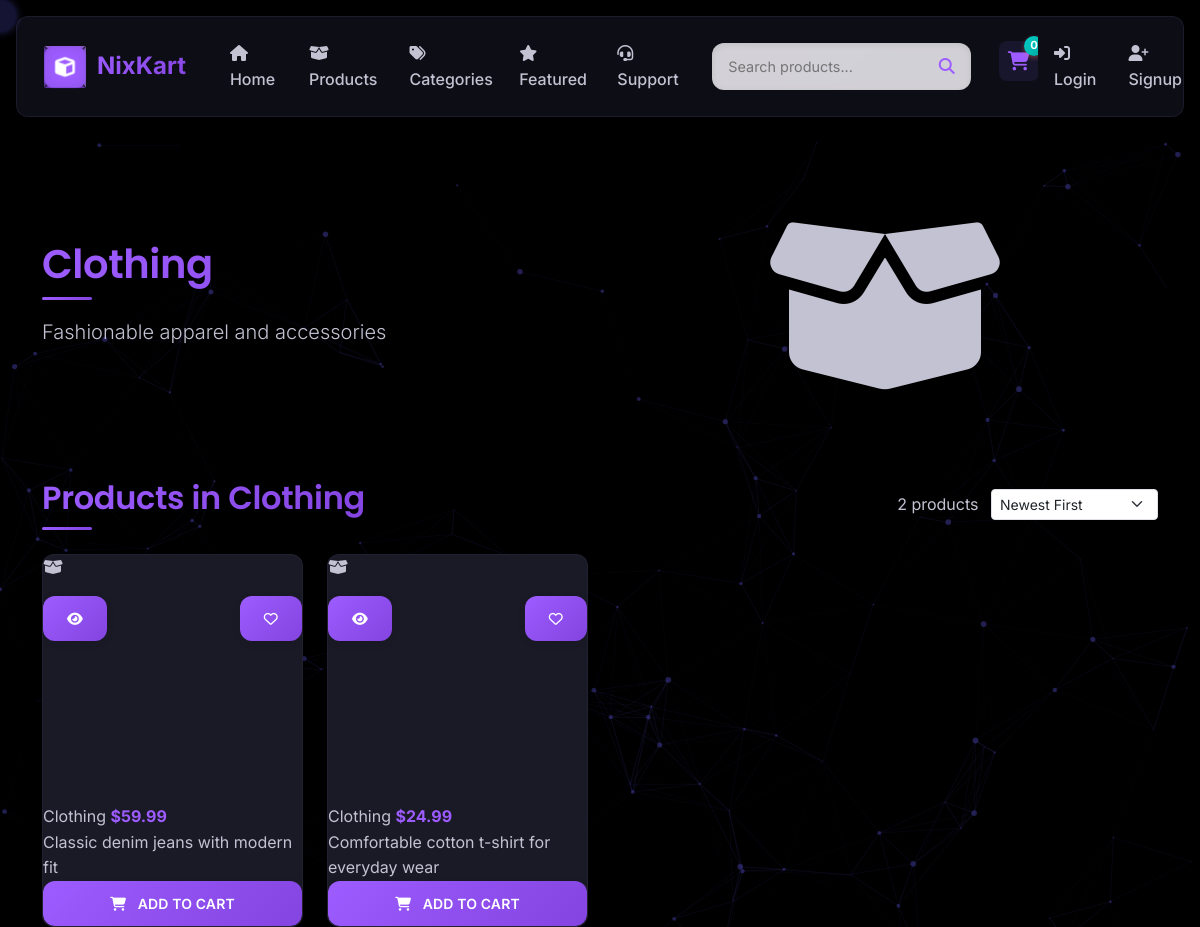
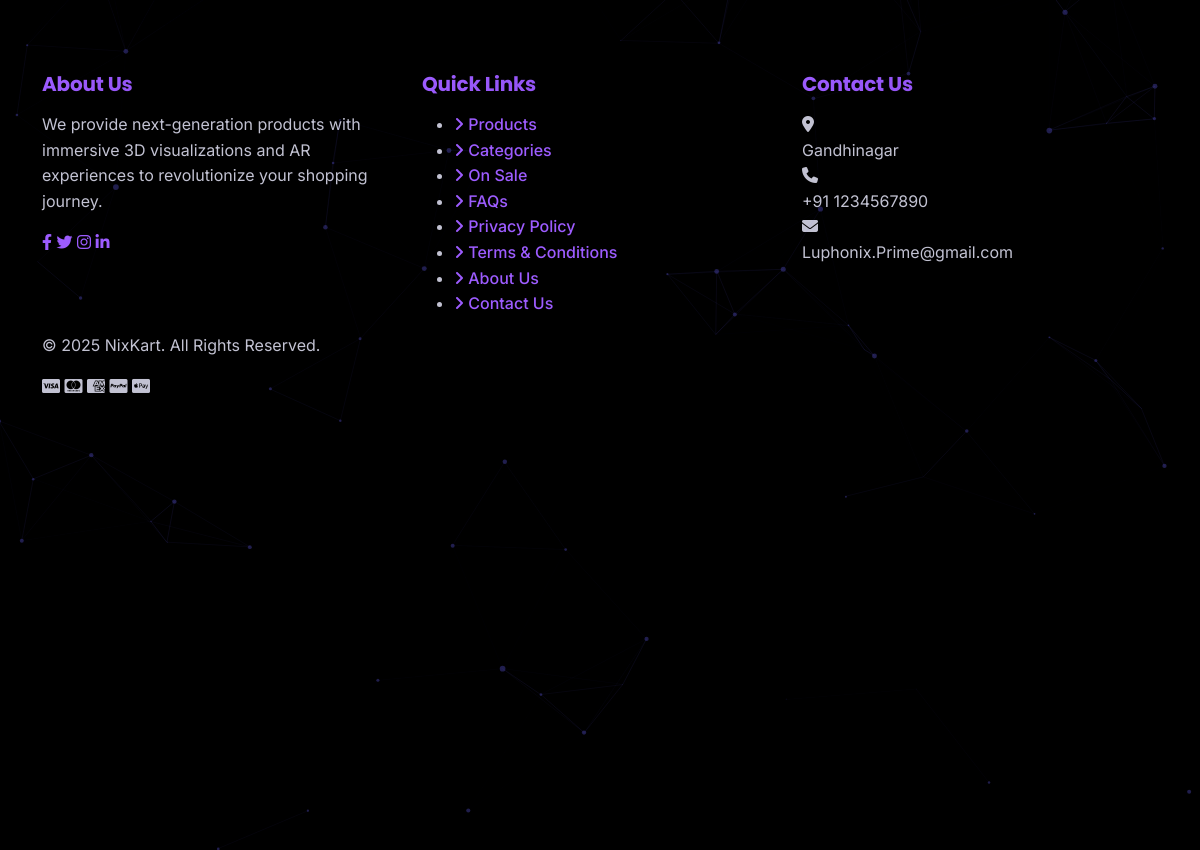
/category/clothing/, run on the app's committed database (2 pictures, top to bottom).
### store/models.py (models this page shows, shortened)
class Category(models.Model):
    name = models.CharField(max_length=100)
    slug = models.SlugField(unique=True, blank=True)
    description = models.TextField(blank=True)
    image = models.ImageField(upload_to='categories/', blank=True, null=True)
    created_at = models.DateTimeField(auto_now_add=True)
    updated_at = models.DateTimeField(auto_now=True)
    class Meta:
        verbose_name_plural = 'Categories'
        ordering = ['name']

class Product(models.Model):
    category = models.ForeignKey(Category, related_name='products', on_delete=models.CASCADE)
    name = models.CharField(max_length=200)
    slug = models.SlugField(unique=True, blank=True)
    description = models.TextField()
    price = models.DecimalField(max_digits=10, decimal_places=2)
    stock = models.PositiveIntegerField(default=0)
    image = models.ImageField(upload_to='products/', blank=True, null=True)
    model_3d = models.FileField(upload_to='products/3d_models/', blank=True, null=True)
    is_featured = models.BooleanField(default=False)
    created_at = models.DateTimeField(auto_now_add=True)
    updated_at = models.DateTimeField(auto_now=True)
    class Meta:
        ordering = ['-created_at']

### store/views.py (the view)
# urls.py: path('category/<slug:category_slug>/', views.category_detail, name='category_detail'),
def category_detail(request, category_slug):
    category = get_object_or_404(Category, slug=category_slug)
    products = Product.objects.filter(category=category)
    context = {
        'category': category,
        'products': products,
    }
    return render(request, 'store/category_detail.html', context)

### store/context_processors.py (called while the page is built)
def cart_count(request):
    count = 0
    if request.user.is_authenticated:
        try:
            cart = Cart.objects.get(user=request.user)
            count = cart.items.count()
        except Cart.DoesNotExist:
            pass
    else:
        session_id = request.session.session_key
        if session_id:
            try:
                cart = Cart.objects.get(session_id=session_id)
                count = cart.items.count()
            except Cart.DoesNotExist:
                pass
    return {'cart_count': count}

### templates/store/category_detail.html (shortened to what this page needs)
{% extends 'base.html' %}
{% block content %}
<div class="container py-5">
    <div class="category-header mb-5" data-aos="fade-up">
        <div class="row align-items-center">
            <div class="col-md-6">
                <h1 class="section-title mb-3">{{ category.name }}</h1>
                {% if category.description %}
                    <p class="lead mb-4">{{ category.description }}</p>
                {% endif %}
            </div>
            <div class="col-md-6">
                {% if category.image %}
                    <img src="{{ category.image.url }}" alt="{{ category.name }}" class="img-fluid rounded">
                {% else %}
                    <div class="category-placeholder rounded d-flex align-items-center justify-content-center" style="height: 250px;">
                        <i class="fas fa-box-open fa-4x"></i>
                    </div>
                {% endif %}
            </div>
        </div>
    </div>
    <div class="row">
        <div class="col-12">
            <div class="d-flex justify-content-between align-items-center mb-4">
                <h2 class="section-title mb-0">Products in {{ category.name }}</h2>
                <div>
                    <span class="me-2">{{ products.count }} products</span>
                    <select class="form-select form-select-sm d-inline-block w-auto" id="sortProducts">
                        <option value="newest">Newest First</option>
                    </select>
                </div>
            </div>
        </div>
    </div>
    <div class="row">
        {% if products %}
            {% for product in products %}
                <div class="col-xl-3 col-lg-4 col-md-6 mb-4 product-item" data-aos="fade-up" data-aos-delay="{{ forloop.counter0|add:1|stringformat:'s' }}00" data-price="{{ product.price }}" data-name="{{ product.name }}" data-date="{{ product.created_at|date:'U' }}">
                    <div class="product-card">
                        <div class="product-img-wrapper">
                            {% if product.image %}
                                <img src="{{ product.image.url }}" alt="{{ product.name }}" class="product-img">
                            {% else %}
                                <div class="product-placeholder">
                                    <i class="fas fa-box-open"></i>
                                </div>
                            {% endif %}
                            <div class="product-actions">
                                <a href="{% url 'product_detail' product.slug %}" class="btn btn-sm btn-primary" data-bs-toggle="tooltip" title="View Details">
                                    <i class="fas fa-eye"></i>
                                </a>
                                <a href="{% url 'add_to_wishlist' product.id %}" class="btn btn-sm btn-outline-light" data-bs-toggle="tooltip" title="Add to Wishlist">
                                    <i class="far fa-heart"></i>
                                </a>
                            </div>
                        </div>
                        <div class="product-card-body">
                            <h3 class="product-title">
                                <a href="{% url 'product_detail' product.slug %}">{{ product.name }}</a>
                            </h3>
                            <div class="product-meta">
                                <span class="product-category">{{ product.category.name }}</span>
                                <span class="product-price">${{ product.price }}</span>
                            </div>
                            <div class="product-description">
                                {{ product.description|truncatechars:60 }}
                            </div>
                        </div>
                        <div class="product-card-footer">
                            <button class="btn btn-primary add-to-cart-btn" data-product-slug="{{ product.slug }}">
                                <i class="fas fa-shopping-cart me-2"></i> Add to Cart
                            </button>
                        </div>
                    </div>
                </div>
            {% endfor %}
        {% endif %}
    </div>
</div>
{% endblock %}

### static/css/animations.css (style rules this page uses)
.product-card { animation: fadeIn 0.5s ease-out; }
.product-card:nth-child(odd) { animation: fadeInLeft 0.5s ease-out; }
.product-card .btn { transition: all 0.3s ease; }
.product-price { transition: color 0.3s ease; }

### data on the page
Category: name "Clothing", description "Fashionable apparel and accessories"
Product: category.name "Clothing", price "59.99", description "Classic denim jeans with modern fit"
Product: category.name "Clothing", price "24.99", description "Comfortable cotton t-shirt for everyday wear"

### other printed values
{{ cart_count }} "0"
{{ products.count }} "2"
